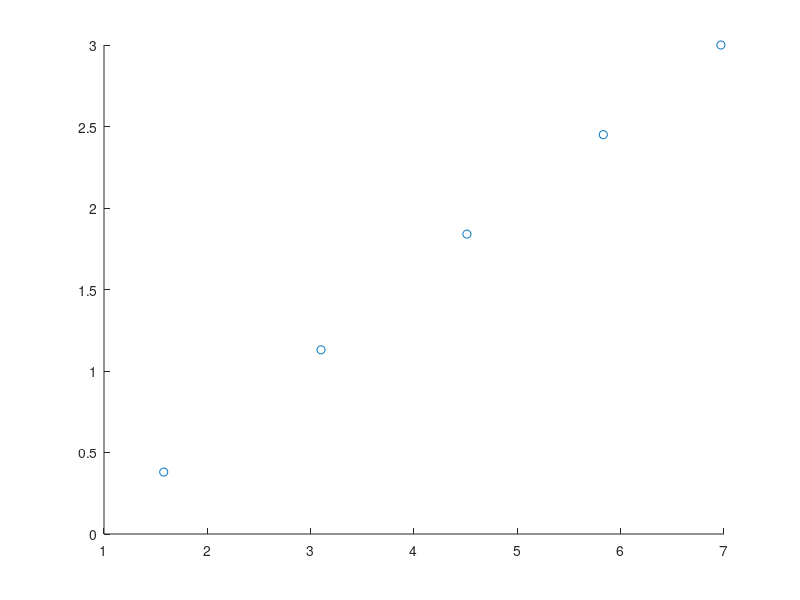

Write the MATLAB code that produced this figure.
close all;
clear all;
clear home;
clc;

Step1 = csvread('steps.csv');
Step2 = csvread('noP2.csv');
PureP1 = csvread('pureP1.csv');
PureP2 = csvread('pureP2.csv');
PwithFF1 = csvread('PwithFF1.csv');
PwithFF2 = csvread('PwithFF2.csv');
% = csvread('noP1.csv');
%data1 = csvread('noP1.csv');

Stepdata = [0.38 1.13 1.84 2.45 3 ; 7.89*0.2 7.75*0.4 7.52*0.6 7.29*0.8 6.97];

scatter(Stepdata(2,:),Stepdata(1,:));
%hold;
%scatter(Step1(:,5),Step1(:,2)/100);
%hold
%scatter(PureP1(:,6),PureP1(:,4));
%hold;
%scatter(PureP2(:,6),PureP2(:,4));
%hold
%scatter(PwithFF1(:,6),PwithFF1(:,4));
%hold;
%scatter(PwithFF2(:,6),PwithFF2(:,4));
